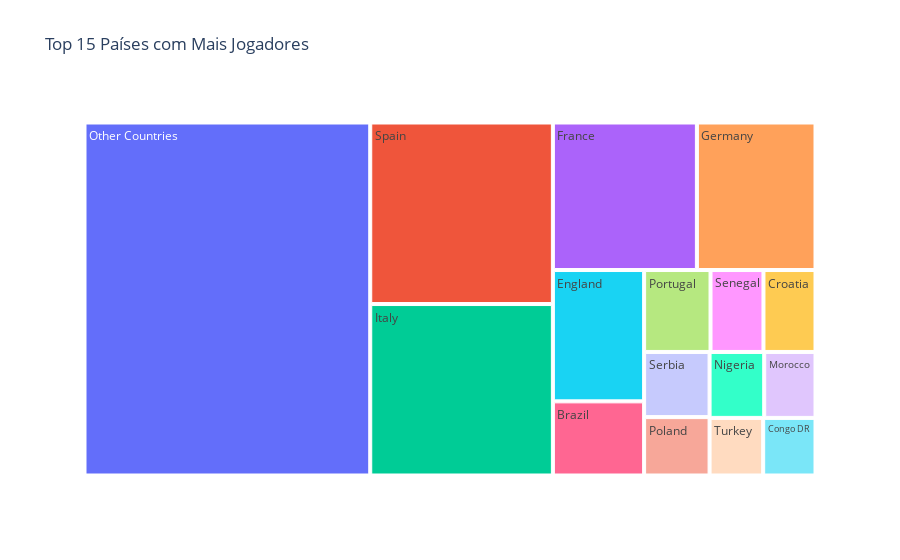

Here is the notebook cell this chart was saved with:
### Code cell
# # Barplot
# sns.set(style="white", palette="viridis")
# sns.countplot(x='passportArea.name', data= df_players)

player_count_by_country = df_players['passportArea.name'].value_counts()
top_country=player_count_by_country.head(15)

others_count = player_count_by_country[15:].sum()


top_country['Other Countries'] = others_count

# tree map
top_country_df=top_country.reset_index()
top_country_df.columns= ['Country', 'Player Count']

fig = px.treemap(top_country_df, path=['Country'], values='Player Count', title='Top 15 Países com Mais Jogadores')

fig.show()

### Figure 1 — Plotly figure (JSON) as saved in the notebook; plotly's stock layout.template omitted (floating-point values rounded to 4 significant figures)
{"data": [{"branchvalues": "total", "domain": {"x": [0, 1], "y": [0, 1]}, "hovertemplate": "labels=%{label}<br>Player Count=%{value}<br>parent=%{parent}<br>id=%{id}<extra></extra>", "ids": ["Brazil", "Congo DR", "Croatia", "England", "France", "Germany", "Italy", "Morocco", "Nigeria", "Other Countries", "Poland", "Portugal", "Senegal", "Serbia", "Spain", "Turkey"], "labels": ["Brazil", "Congo DR", "Croatia", "England", "France", "Germany", "Italy", "Morocco", "Nigeria", "Other Countries", "Poland", "Portugal", "Senegal", "Serbia", "Spain", "Turkey"], "name": "", "parents": ["", "", "", "", "", "", "", "", "", "", "", "", "", "", "", ""], "type": "treemap", "values": [92, 41, 58, 163, 289, 238, 426, 46, 49, 1372, 52, 74, 59, 58, 451, 42]}], "layout": {"legend": {"tracegroupgap": 0}, "title": {"text": "Top 15 Países com Mais Jogadores"}}}
